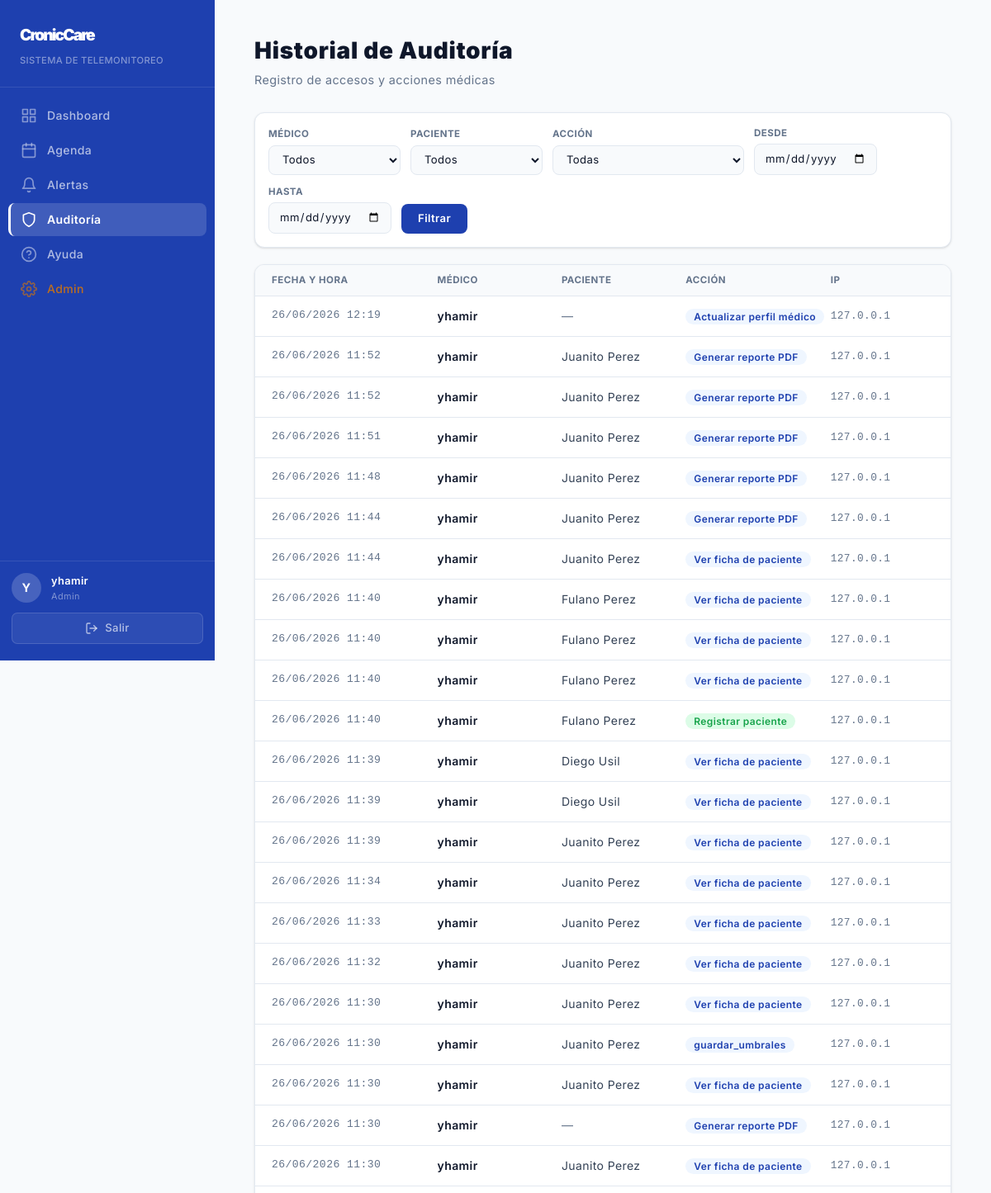
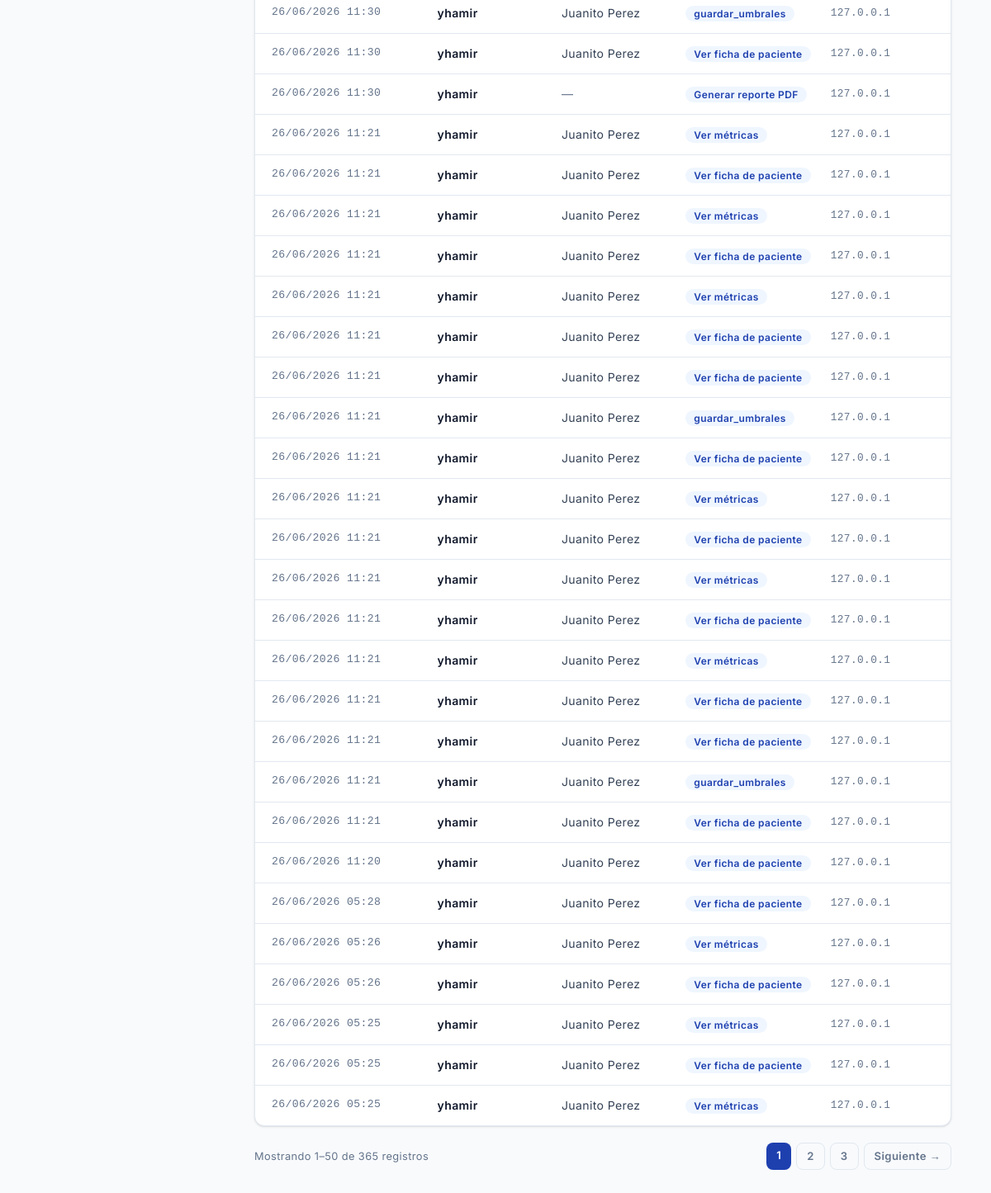
Page /auditoria/ (signed in) on the earlier database version (2 pictures, top to bottom).
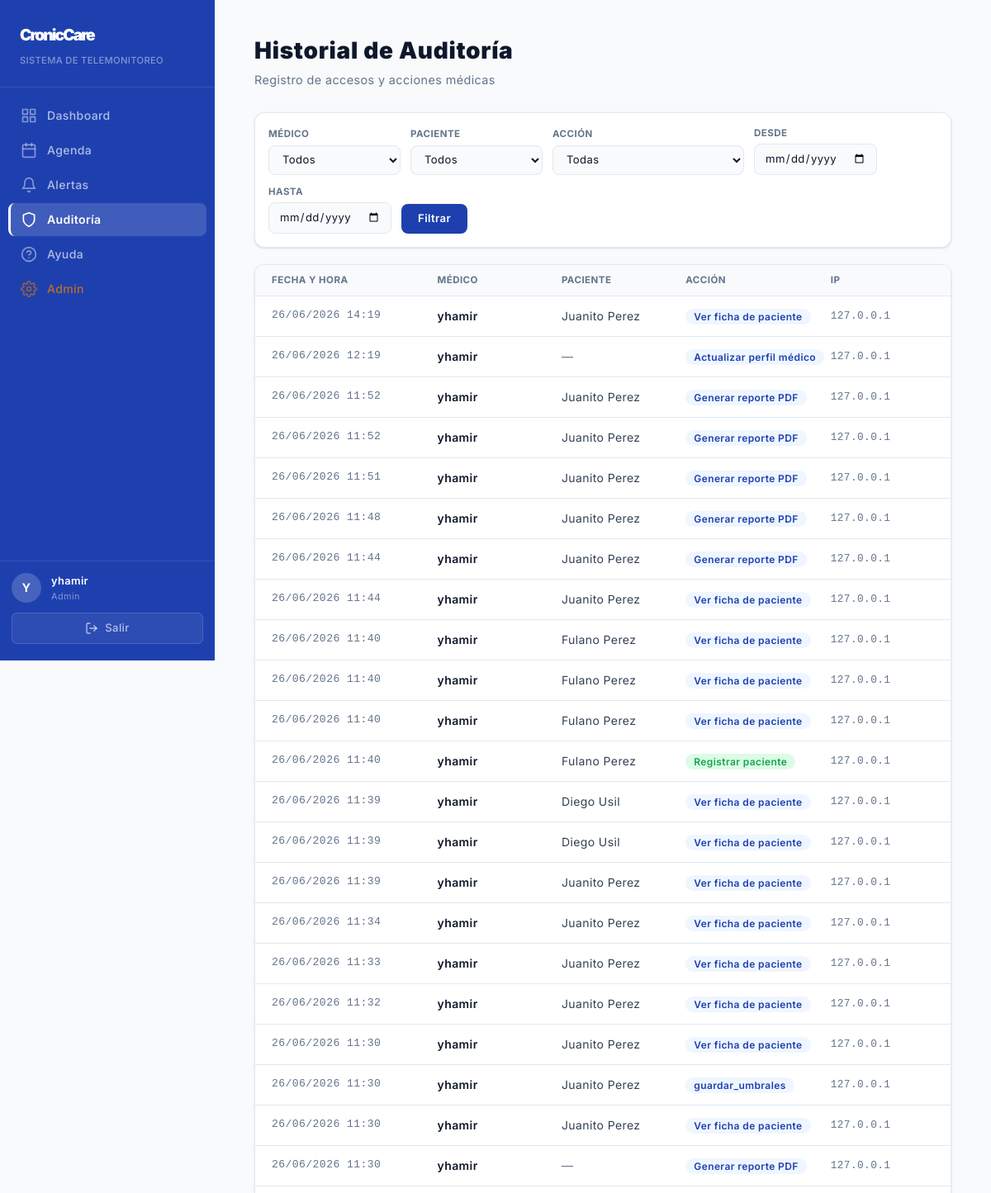
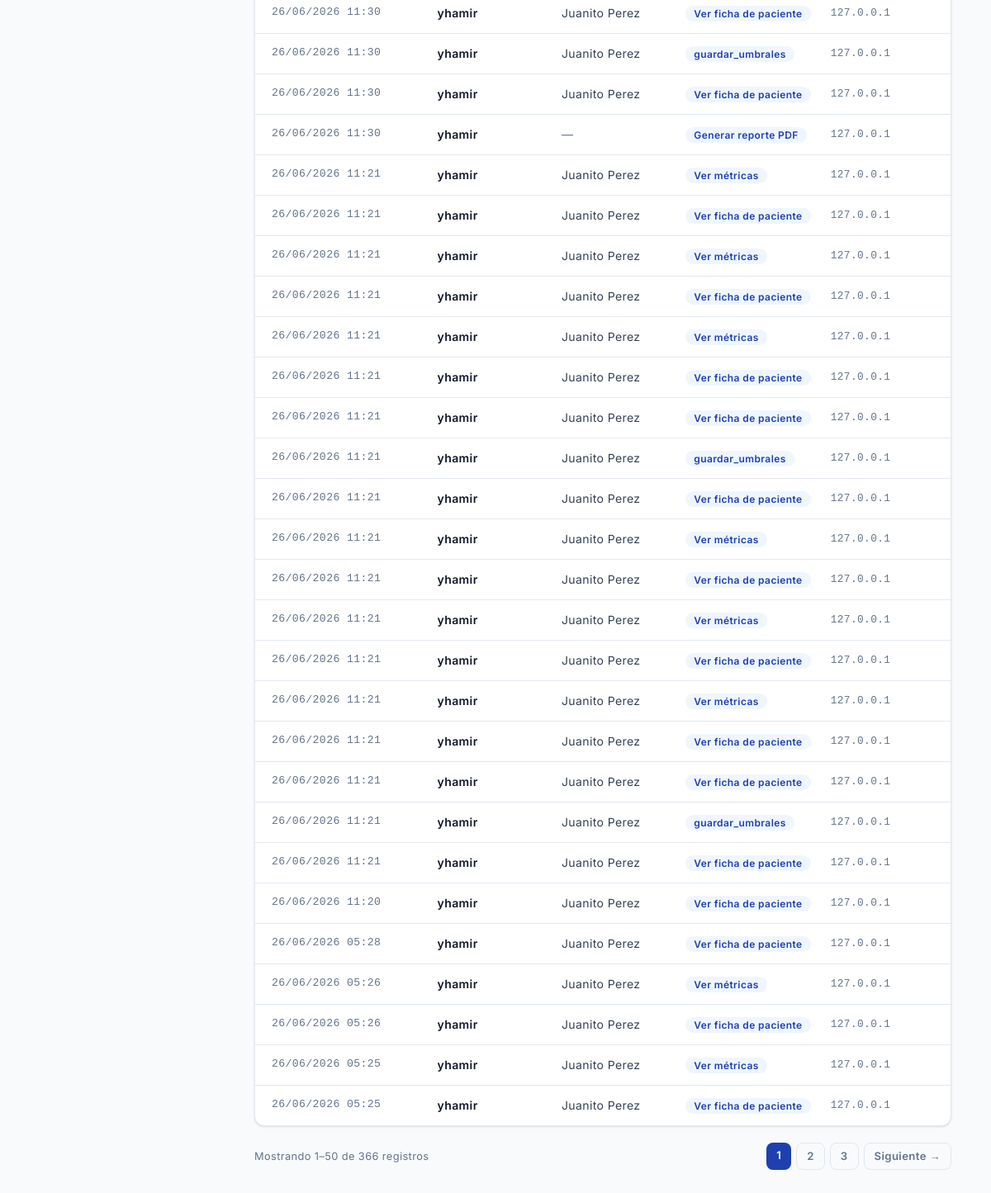
Same page on the later database version (2 pictures, top to bottom).
### core/models.py (models this page shows, shortened)
class LogAcceso(models.Model):
    ACCIONES = [
        ('ver_paciente', 'Ver ficha de paciente'),
        ('ver_metricas', 'Ver métricas'),
        ('agregar_nota', 'Agregar nota clínica'),
        ('agregar_plan', 'Agregar plan de cuidados'),
        ('eliminar_plan', 'Eliminar plan de cuidados'),
        ('marcar_alerta', 'Marcar alerta como resuelta'),
        ('generar_pdf', 'Generar reporte PDF'),
        ('exportar_csv', 'Exportar métricas CSV'),
        ('registrar_paciente', 'Registrar paciente'),
        ('completar_consulta', 'Completar consulta'),
        ('actualizar_ficha', 'Actualizar ficha médica'),
        ('actualizar_perfil', 'Actualizar perfil médico'),
    ]
    medico = models.ForeignKey(User, on_delete = models.SET_NULL, null = True, related_name = 'logs')
    paciente = models.ForeignKey(Paciente, on_delete = models.SET_NULL, null = True, blank = True, related_name = 'logs')
    accion = models.CharField(max_length = 30, choices = ACCIONES)
    descripcion = models.TextField(blank = True)
    ip = models.GenericIPAddressField(null = True, blank = True)
    fecha = models.DateTimeField(auto_now_add = True)
    class Meta:
        ordering = ['-fecha']

class Paciente(models.Model):
    ENFERMEDADES = [
        ('diabetes_t2', 'Diabetes Tipo 2'),
        ('diabetes_t1', 'Diabetes Tipo 1'),
        ('hipertension', 'Hipertensión Arterial'),
        ('asma', 'Asma'),
        ('epoc', 'EPOC'),
        ('irc', 'Insuficiencia Renal Crónica'),
        ('icc', 'Insuficiencia Cardíaca Crónica'),
        ('artritis', 'Artritis Reumatoide'),
        ('otra', 'Otra'),
    ]
    user = models.OneToOneField(User, on_delete = models.SET_NULL, null = True, blank = True, related_name = 'paciente')
    nombre = models.CharField(max_length = 100)
    dni = models.CharField(max_length = 8, unique = True)
    enfermedad = models.CharField(max_length = 100, choices = ENFERMEDADES)
    fecha_nacimiento = models.DateField(null = True, blank = True)
    telefono = models.CharField(max_length = 15, blank = True)
    fecha_registro = models.DateTimeField(auto_now_add = True)

### core/views/misc.py (the view)
# urls.py: path('auditoria/', views.auditoria, name='auditoria'),
@login_required
@medico_required
def auditoria(request):
    qs = LogAcceso.objects.select_related("medico", "paciente").all()
    medico_id = request.GET.get("medico", "")
    paciente_id = request.GET.get("paciente", "")
    accion = request.GET.get("accion", "")
    desde = request.GET.get("desde", "")
    hasta = request.GET.get("hasta", "")
    if medico_id:
        qs = qs.filter(medico_id=medico_id)
    if paciente_id:
        qs = qs.filter(paciente_id=paciente_id)
    if accion:
        qs = qs.filter(accion=accion)
    if desde:
        qs = qs.filter(fecha__date__gte=desde)
    if hasta:
        qs = qs.filter(fecha__date__lte=hasta)
    paginator = Paginator(qs, 50)
    logs = paginator.get_page(request.GET.get("page", 1))
    medicos = User.objects.filter(logs__isnull=False).distinct().order_by("first_name")
    pacientes = Paciente.objects.filter(logs__isnull=False).distinct().order_by("nombre")
    return render(request, "core/auditoria.html", {
        "logs": logs,
        "medicos": medicos,
        "pacientes": pacientes,
        "acciones": LogAcceso.ACCIONES,
        "filtros": {
            "medico": medico_id,
            "paciente": paciente_id,
            "accion": accion,
            "desde": desde,
            "hasta": hasta,
        },
    })

### core/context_processors.py (called while the page is built)
def alertas_pendientes(request):
    if not request.user.is_authenticated:
        return {'total_alertas_pendientes': 0}
    total = cache.get(_CACHE_KEY)
    if total is None:
        total = Alerta.objects.filter(resuelta=False, criticidad='critica').count()
        cache.set(_CACHE_KEY, total, _CACHE_SECS)
    return {'total_alertas_pendientes': total}

### core/permissions.py (called while the page is built)
def es_medico(user):
    return user.groups.filter(name="Medico").exists() or user.is_superuser

### core/templates/core/auditoria.html (shortened to what the changed rows need)
{% extends 'core/base.html' %}
{% block content %}
<div class="p-10 px-12 max-w-350 mx-auto">
  <div class="mb-7">
    <h1 class="font-black text-[1.75rem] tracking-wide text-text">Historial de Auditoría</h1>
  </div>
  <div class="bg-surface rounded-xl border border-border shadow-sm p-0 overflow-hidden">
    {% for log in logs %}
    <div class="grid px-5 py-3.5 items-center border-b border-border transition-colors duration-150 text-sm hover:bg-primary-light last:border-b-0" style="grid-template-columns: 1.6fr 1.2fr 1.2fr 1.4fr 1fr">
      <div class="text-muted font-mono text-[0.82rem]">{{ log.fecha|date:"d/m/Y H:i" }}</div>
      <div class="font-semibold text-[0.875rem]">{{ log.medico.get_full_name|default:log.medico.username }}</div>
      <div class="text-[0.875rem] text-text2">
        {% if log.paciente %}
          {{ log.paciente.nombre }}
        {% else %}
          <span class="text-muted">—</span>
        {% endif %}
      </div>
      <div>
        {% if log.accion == 'ver_paciente' %}
          <span class="bg-primary-light text-primary px-2.5 py-0.5 rounded-full text-[0.75rem] font-semibold">{{ log.get_accion_display }}</span>
        {% elif log.accion == 'agregar_nota' %}
          <span class="bg-ok-light text-ok px-2.5 py-0.5 rounded-full text-[0.75rem] font-semibold">{{ log.get_accion_display }}</span>
        {% elif log.accion == 'agregar_plan' %}
          <span class="bg-ok-light text-ok px-2.5 py-0.5 rounded-full text-[0.75rem] font-semibold">{{ log.get_accion_display }}</span>
        {% elif log.accion == 'eliminar_plan' %}
          <span class="bg-warning-light text-warning px-2.5 py-0.5 rounded-full text-[0.75rem] font-semibold">{{ log.get_accion_display }}</span>
        {% elif log.accion == 'marcar_alerta' %}
          <span class="bg-warning-light text-warning px-2.5 py-0.5 rounded-full text-[0.75rem] font-semibold">{{ log.get_accion_display }}</span>
        {% elif log.accion == 'generar_pdf' %}
          <span class="bg-primary-light text-primary px-2.5 py-0.5 rounded-full text-[0.75rem] font-semibold">{{ log.get_accion_display }}</span>
        {% elif log.accion == 'registrar_paciente' %}
          <span class="bg-ok-light text-ok px-2.5 py-0.5 rounded-full text-[0.75rem] font-semibold">{{ log.get_accion_display }}</span>
        {% else %}
          <span class="bg-primary-light text-primary px-2.5 py-0.5 rounded-full text-[0.75rem] font-semibold">{{ log.get_accion_display }}</span>
        {% endif %}
      </div>
      <div class="font-mono text-[0.8rem] text-muted">{{ log.ip|default:"—" }}</div>
    </div>
    {% empty %}
    <div class="py-16 px-6 text-center text-muted text-[0.85rem]">
      No hay registros de auditoría para los filtros seleccionados.
    </div>
    {% endfor %}
  </div>
  {% if logs.paginator.num_pages > 1 %}
  <div class="flex items-center justify-between mt-5">
    <p class="text-[0.8rem] text-muted">
      Mostrando {{ logs.start_index }}–{{ logs.end_index }} de {{ logs.paginator.count }} registros
    </p>
    <div class="flex gap-1.5">
      {% for num in logs.paginator.page_range %}
        {% if logs.number == num %}
        <span class="px-3 py-1.5 rounded-lg bg-primary text-white text-[0.82rem] font-semibold">{{ num }}</span>
        {% elif num >= logs.number|add:"-2" and num <= logs.number|add:"2" %}
        <a href="?page={{ num }}"
           class="px-3 py-1.5 rounded-lg border border-border text-[0.82rem] text-muted font-semibold hover:bg-surface transition-colors no-underline">
          {{ num }}
        </a>
        {% endif %}
      {% endfor %}
      {% if logs.has_next %}
      <a href="?page={{ logs.next_page_number }}"
         class="px-3 py-1.5 rounded-lg border border-border text-[0.82rem] text-muted font-semibold hover:bg-surface transition-colors no-underline">
        Siguiente →
      </a>
      {% endif %}
    </div>
  </div>
  {% endif %}
</div>
{% endblock %}

Differences in the rows shown:
no longer on this page (row unchanged): LogAcceso: fecha "26/06/2026 05:25", medico.get_full_name "yhamir", paciente.nombre "Juanito Perez", accion "Ver métricas", ip "127.0.0.1"
added LogAcceso: fecha "26/06/2026 14:19", medico.get_full_name "yhamir", paciente.nombre "Juanito Perez", accion "Ver ficha de paciente", ip "127.0.0.1"
Other differences:
{{ logs.paginator.count }}: "365" → "366"
